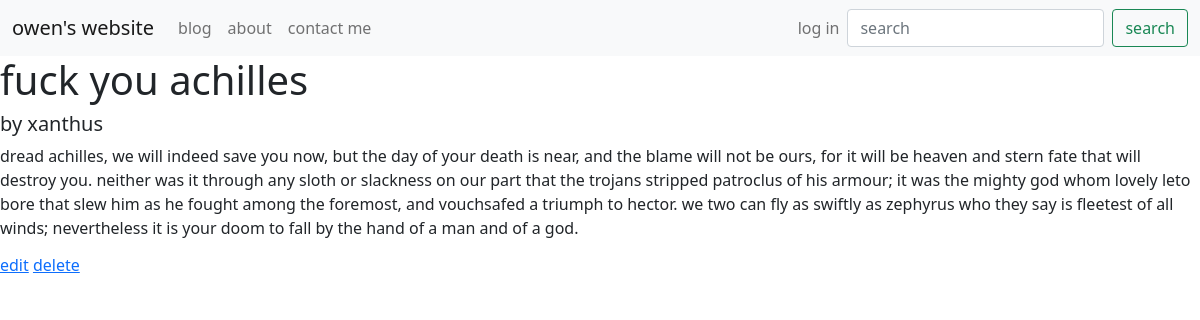
/blog/2/, run on an earlier commit of the app's database.
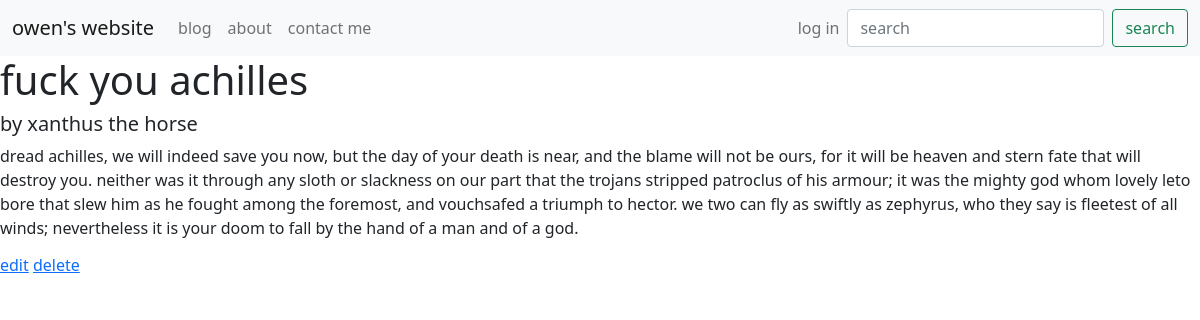
And on a later commit of the database.
### blog/models.py (models this page shows, shortened)
class BlogPost(models.Model):
    title = models.CharField(max_length=100)
    author = models.CharField(max_length=100)
    content = models.TextField()

### blog/views.py (the view)
# urls.py: path('<int:post_id>/', blog_detail_view),
def blog_detail_view(request, post_id):
    blog_post = get_object_or_404(BlogPost, id=post_id)
    template_name = 'pages/blog_detail.html'
    context = {'title': blog_post.title,
               'author': blog_post.author,
               'content': blog_post.content,
               }
    return render(request, template_name, context)

### blog/templates/pages/blog_detail.html
{% extends 'base.html' %}
{% block content %}
<h1>{{ title }}</h1>
<h5>by {{ author }}</h5>
<p>{{ content }}</p>
<h6>
  <a href='edit/'>edit</a>
  <a href='delete/'>delete</a>
</h6>
{% endblock %}

### templates/base.html (shortened to what this page needs)
<!doctype html>
<html lang="en">
  {% include 'head.html' %}
  <body>
    {% include 'navbar.html' %}
    {% block content %}
    {% endblock %}
  </body>
</html>

### templates/head.html (shortened to what this page needs)
<head>
  <link href="https://cdn.jsdelivr.net/npm/bootstrap@5.1.3/dist/css/bootstrap.min.css" rel="stylesheet">
</head>

### templates/navbar.html (shortened to what this page needs)
<nav class="navbar navbar-expand-lg navbar-light bg-light">
  <div class="container-fluid">
    <a class="navbar-brand" href="/">owen's website</a>
    <div class="collapse navbar-collapse" id="navbarSupportedContent">
      <ul class="navbar-nav me-auto mb-2 mb-lg-0">
        <li class="nav-item">
          <a class="nav-link" href="/blog">blog</a>
        </li>
        <li class="nav-item">
          <a class="nav-link" href="/about">about</a>
        </li>
        <li class="nav-item">
          <a class="nav-link" href="/contact">contact me</a>
        </li>
      </ul>
      <ul class="navbar-nav ms-auto mb-2 mb-lg-0">
        <li class="nav-item">
          <a class="nav-link" href="/login">log in</a>
        </li>
      </ul>
      <form class="d-flex">
        <input class="form-control me-2" type="search" placeholder="search" aria-label="Search">
        <button class="btn btn-outline-success" type="submit">search</button>
      </form>
    </div>
  </div>
</nav>

What changed in the data, as far as the page shows it:
changed BlogPost "fuck you achilles": author "xanthus" → "xanthus the horse"; content "…fly as swiftly as zephyrus who they say is…" → "…fly as swiftly as zephyrus, who they say is…"
